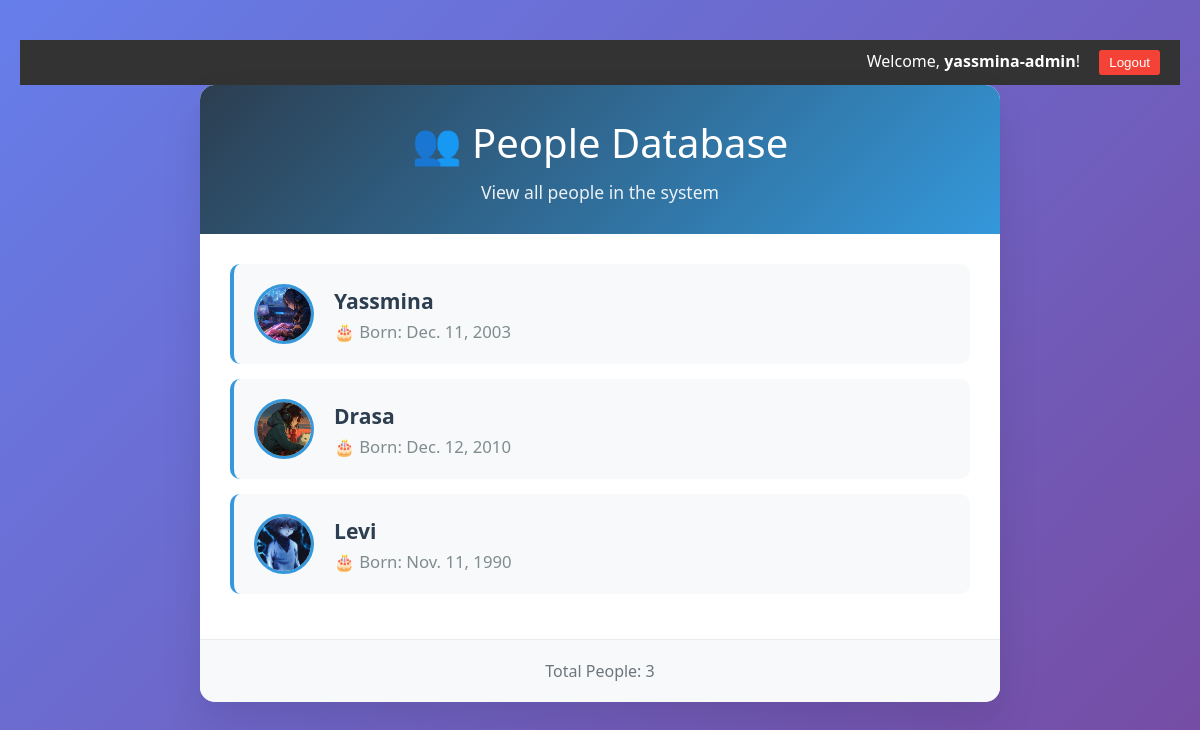
Screenshot of / (signed in) with the database file from the repository.
### djangoapp/models.py (models this page shows, shortened)
class Person(models.Model):
    name = models.CharField(max_length=50)
    birth = models.DateField()
    slug = models.SlugField()
    profile_picture = models.ImageField(upload_to='profile_pics/', #organize photo== #install library of images == pillow ==to handle the images
                                        default='default_user.png',
                                        blank=True)

### djangoapp/views.py (the view)
# urls.py: path('', views.djangoapp_view, name='home'),  # url home page
def djangoapp_view(request):
    person_list = Person.objects.all()
    return render(request, 'djangoapp.html', {'persons': person_list})

### djangoapp/templates/djangoapp.html (shortened to what this page needs)
{% extends 'base.html' %}
{% block content %}
<div class="container">
    <div class="header">
        <h1>👥 People Database</h1>
        <p>View all people in the system</p>
    </div>
    <div class="people-list">
        {% for person in persons %}
            <div class="person-item">
                <a href="{% url 'djangoapp:person' slug=person.slug %}" class="person-link">
                    <img src="{{ person.profile_picture.url }}" alt="{{ person.name }}" class="person-image">
                    <div class="person-info">
                        <div class="person-name">{{ person.name }}</div>
                        <div class="person-birth">🎂 Born: {{ person.birth }}</div>
                    </div>
                </a>
            </div>
        {% endfor %}
    </div>
    <div class="stats">
        Total People: {{ persons|length }}
    </div>
</div>
{% endblock %}

### templates/base.html (shortened to what this page needs)
<!DOCTYPE html>
<html>
<head>
</head>
<body>
    <div class="user-info">
        {% if user.is_authenticated %}
            Welcome, <strong>{{ user.username }}</strong>!
            <form action="{% url 'users:logout' %}" method='post'>
                <button type="submit">Logout</button>
            </form>
        {% else %}
            <a href="{% url 'users:login' %}">Login</a>
            <a href="{% url 'users:register' %}">Register</a>
        {% endif %}
    </div>
    <div class="content">
        {% block content %}
        {% endblock %}
    </div>
</body>
</html>

### templates/base.html (style rules this page uses)
.user-info { background: #333; color: white; padding: 10px 20px; text-align: right; }
.user-info form { display: inline; margin-left: 15px; }
.user-info button { background: #f44336; color: white; border: none; padding: 5px 10px; border-radius: 3px; cursor: pointer; }

### djangoapp/templates/djangoapp.html (style rules this page uses)
* { margin: 0; padding: 0; box-sizing: border-box; }
body { font-family: 'Segoe UI', Tahoma, Geneva, Verdana, sans-serif; background: linear-gradient(135deg, #667eea 0%, #764ba2 100%); min-height: 100vh; padding: 40px 20px; }
.container { max-width: 800px; margin: 0 auto; background: white; border-radius: 15px; box-shadow: 0 20px 40px rgba(0,0,0,0.1); overflow: hidden; }
.header { background: linear-gradient(135deg, #2c3e50 0%, #3498db 100%); color: white; padding: 30px; text-align: center; }
.header h1 { font-size: 2.5em; margin-bottom: 10px; font-weight: 300; }
.header p { opacity: 0.9; font-size: 1.1em; }
.people-list { padding: 30px; }
.person-item { background: #f8f9fa; margin-bottom: 15px; border-radius: 10px; transition: all 0.3s ease; border-left: 4px solid #3498db; overflow: hidden; }
.person-link { display: flex; align-items: center; padding: 20px; text-decoration: none; color: #2c3e50; font-size: 1.1em; transition: color 0.3s ease; }
.person-image { width: 60px; height: 60px; border-radius: 50%; object-fit: cover; margin-right: 20px; border: 3px solid #3498db; }
.person-info { flex: 1; }
.person-name { font-weight: 600; font-size: 1.2em; margin-bottom: 5px; }
.person-birth { color: #7f8c8d; font-size: 0.95em; }
.stats { background: #f8f9fa; padding: 20px; text-align: center; border-top: 1px solid #e9ecef; color: #6c757d; }

### rows the page displays
Person: profile_picture (picture), name "Yassmina", birth "Dec. 11, 2003"
Person: profile_picture (picture), name "Drasa", birth "Dec. 12, 2010"
Person: profile_picture (picture), name "Levi", birth "Nov. 11, 1990"

### other values shown
{{ user.username }} "yassmina-admin"
{{ persons|length }} "3"
